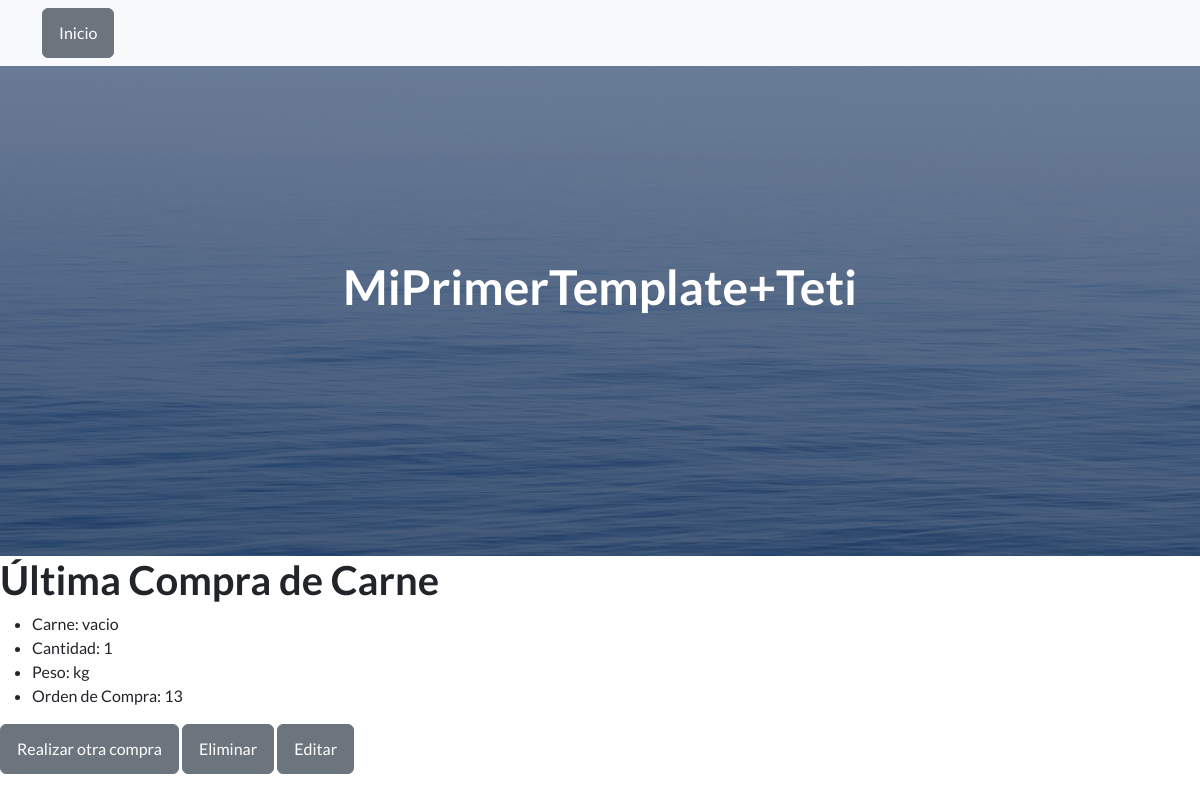
Page /app1/leer_carne/ on the committed database.
### app1/models.py (models this page shows, shortened)
class Carniceria(models.Model):
    id = models.AutoField(primary_key=True)
    carne = models.CharField(max_length=100)
    cantidad = models.IntegerField()
    peso = models.CharField(max_length=100, default="0.0")

### app1/views.py (the view)
# urls.py: path('leer_carne/', views.leer_carne, name='leer_carne'),
def leer_carne(request):
    compra_carne = Carniceria.objects.last()  # Obtiene el último registro
    return render(request, 'leer_carne.html', {'compra_carne': compra_carne})

### Template/leer_carne.html (shortened to what this page needs)
{% extends 'index.html' %}
{% block content %}
<!DOCTYPE html>
<html>
<head>
</head>
<body>
    <h1>Última Compra de Carne</h1>
    <ul>
        <li>Carne: {{ compra_carne.carne }}</li>
        <li>Cantidad: {{ compra_carne.cantidad }}</li>
        <li>Peso: {{ compra_carne.peso }}</li>
        <li>Orden de Compra: {{ compra_carne.id }}</li>
    </ul>
    <a href="{% url 'app1:carniceria' %}" class="btn btn-secondary">Realizar otra compra</a>
    <a href="{% url 'app1:eliminar_carne' compra_carne.id %}" class="btn btn-secondary">Eliminar</a>
    <a href="{% url 'app1:editar_carne' compra_carne.id %}" class="btn btn-secondary">Editar</a>
</body>
</html>
{% endblock %}

### rows in the picture
Carniceria: carne "vacio", cantidad "1", peso "kg", id "13"
